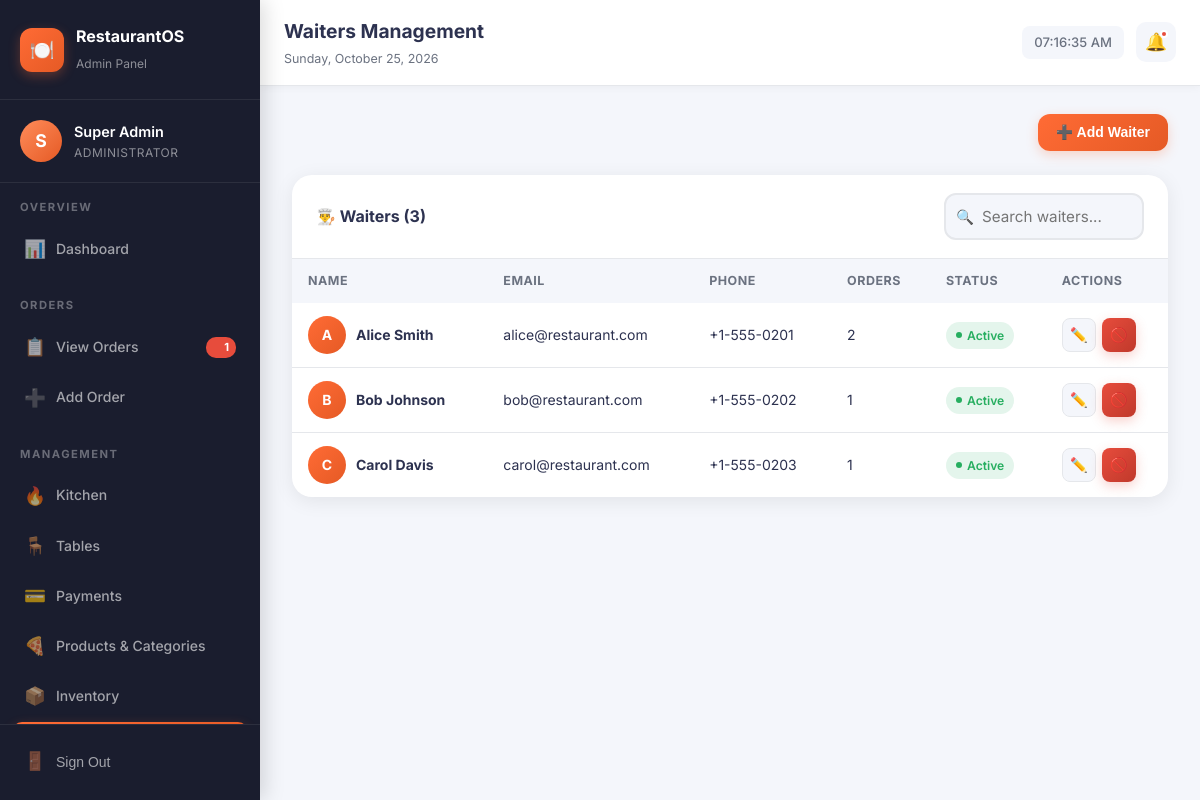
Page /public/admin/waiters (signed in) on the committed database.
### tables this page shows
CREATE TABLE IF NOT EXISTS waiter (
    waiter_id INT PRIMARY KEY AUTO_INCREMENT,
    waiter_name VARCHAR(100) NOT NULL,
    email VARCHAR(100) UNIQUE NOT NULL,
    phone_number VARCHAR(20),
    password VARCHAR(255) NOT NULL,
    avatar VARCHAR(255) DEFAULT NULL,
    status ENUM('active','inactive') DEFAULT 'active',
    created_at TIMESTAMP DEFAULT CURRENT_TIMESTAMP,
    updated_at TIMESTAMP DEFAULT CURRENT_TIMESTAMP ON UPDATE CURRENT_TIMESTAMP
);

### app/controllers/AdminController.php (called while the page is built, shortened)
<?php
require_once __DIR__ . '/../../config/database.php';
class AdminController {
    private $db;
    public function __construct() {
        $this->db = Database::getInstance();
    }
    public function waiters() {
        $waiters = $this->db->fetchAll("SELECT w.*, COUNT(o.order_id) as total_orders FROM waiter w LEFT JOIN `order` o ON w.waiter_id = o.waiter_id GROUP BY w.waiter_id ORDER BY w.waiter_name");
        require_once __DIR__ . '/../views/admin/waiters.php';
    }
}

### config/database.php (called while the page is built, shortened)
<?php
class Database {
    private static $instance = null;
    private $connection;
    private function __construct() {
        $this->connection = new mysqli(DB_HOST, DB_USER, DB_PASS, DB_NAME);
        $this->connection->set_charset('utf8mb4');
    }
    public static function getInstance() {
        if (self::$instance === null) {
            self::$instance = new self();
        }
        return self::$instance;
    }
    public function query($sql, $params = [], $types = '') {
        $stmt = $this->connection->prepare($sql);
        $stmt->execute();
        return $stmt;
    }
    public function fetchAll($sql, $params = [], $types = '') {
        $stmt = $this->query($sql, $params, $types);
        $result = $stmt->get_result();
        return $result->fetch_all(MYSQLI_ASSOC);
    }
}

### app/views/admin/waiters.php (the view, shortened to what this page needs)
<?php $page_title = 'Waiters Management'; require_once __DIR__ . '/../shared/admin_layout_start.php'; ?>
<div style="display:flex;justify-content:space-between;margin-bottom:24px" class="animate-in">
  <button class="btn btn-primary" onclick="openModal('add-waiter-modal')">➕ Add Waiter</button>
</div>
<div class="card animate-in-delay-1">
  <div class="card-header">
    <div class="card-title">👨‍🍳 Waiters (<?= count($waiters) ?>)</div>
    <div class="search-bar">
      <span class="search-icon">🔍</span>
      <input type="text" id="table-search" class="form-control no-icon" placeholder="Search waiters..." style="padding-left:36px;width:200px">
    </div>
  </div>
  <div class="table-wrap">
    <table>
      <thead><tr><th>Name</th><th>Email</th><th>Phone</th><th>Orders</th><th>Status</th><th>Actions</th></tr></thead>
      <tbody>
        <?php foreach ($waiters as $w): ?>
        <tr>
          <td>
            <div style="display:flex;align-items:center;gap:10px">
              <div style="width:38px;height:38px;border-radius:50%;background:linear-gradient(135deg,var(--primary),var(--primary-dark));color:#fff;display:flex;align-items:center;justify-content:center;font-weight:700"><?= strtoupper(substr($w['waiter_name'],0,1)) ?></div>
              <strong><?= htmlspecialchars($w['waiter_name']) ?></strong>
            </div>
          </td>
          <td><?= htmlspecialchars($w['email']) ?></td>
          <td><?= htmlspecialchars($w['phone_number'] ?? '—') ?></td>
          <td><?= $w['total_orders'] ?></td>
          <td><span class="badge badge-<?= $w['status'] ?>"><?= ucfirst($w['status']) ?></span></td>
          <td>
            <div style="display:flex;gap:6px">
              <button onclick="editWaiter(<?= $w['waiter_id'] ?>,'<?= addslashes($w['waiter_name']) ?>','<?= addslashes($w['email']) ?>','<?= addslashes($w['phone_number']??'') ?>','<?= $w['status'] ?>')" class="btn btn-secondary btn-sm btn-icon" data-tooltip="Edit">✏️</button>
              <?php if ($w['status'] === 'active'): ?>
              <form action="<?= BASE_URL ?>/admin/delete-waiter/<?= $w['waiter_id'] ?>" method="POST" style="display:inline">
                <button type="submit" class="btn btn-danger btn-sm btn-icon" data-confirm="Deactivate this waiter?" data-tooltip="Deactivate">🚫</button>
              </form>
              <?php endif; ?>
            </div>
          </td>
        </tr>
        <?php endforeach; ?>
      </tbody>
    </table>
  </div>
</div>
<?php require_once __DIR__ . '/../shared/admin_layout_end.php'; ?>

### public/css/style.css (style rules this page uses)
:root { --primary: #FF6B35; --primary-dark: #E55A25; --primary-light: #FF8C5A; --secondary: #2D3250; --secondary-light: #3D4570; --accent: #F7C59F; --success: #27AE60; --warning: #F39C12; --danger: #E74C3C; --info: #3498DB; --dark: #1A1D2E; --sidebar-width: 260px; --bg: #F4F6FB; --card-bg: #FFFFFF; --text-primary: #2D3250; --text-secondary: #6B7280; --border: #E5E7EB; --shadow: 0 4px 20px rgba(0,0,0,0.08); --shadow-lg: 0 10px 40px rgba(0,0,0,0.12); --radius: 12px; --radius-lg: 20px; --transition: all 0.3s cubic-bezier(0.4, 0, 0.2, 1); }
*, *::before, *::after { box-sizing: border-box; margin: 0; padding: 0; }
body { font-family: 'Inter', -apple-system, BlinkMacSystemFont, sans-serif; background: var(--bg); color: var(--text-primary); line-height: 1.6; overflow-x: hidden; }
.animate-in { animation: fadeInUp 0.5s ease both; }
.animate-in-delay-1 { animation: fadeInUp 0.5s ease 0.1s both; }
.form-control { width: 100%; padding: 12px 16px 12px 44px; border: 2px solid var(--border); border-radius: var(--radius); font-size: 0.95rem; color: var(--text-primary); background: var(--bg); transition: var(--transition); outline: none; font-family: inherit; }
.form-control.no-icon { padding-left: 16px; }
.card { background: var(--card-bg); border-radius: var(--radius-lg); box-shadow: var(--shadow); overflow: hidden; }
.card-header { padding: 18px 24px; border-bottom: 1px solid var(--border); display: flex; align-items: center; justify-content: space-between; gap: 12px; flex-wrap: wrap; }
.card-title { font-size: 1rem; font-weight: 700; color: var(--text-primary); display: flex; align-items: center; gap: 8px; }
.table-wrap { overflow-x: auto; -webkit-overflow-scrolling: touch; }
table { width: 100%; border-collapse: collapse; min-width: 500px; }
thead th { padding: 12px 16px; background: var(--bg); font-size: 0.78rem; font-weight: 700; text-transform: uppercase; letter-spacing: 0.5px; color: var(--text-secondary); text-align: left; white-space: nowrap; }
tbody tr { border-bottom: 1px solid var(--border); transition: background 0.2s; }
tbody td { padding: 13px 16px; font-size: 0.875rem; vertical-align: middle; }
tbody tr:last-child { border-bottom: none; }
.badge { display: inline-flex; align-items: center; gap: 5px; padding: 4px 10px; border-radius: 20px; font-size: 0.76rem; font-weight: 600; white-space: nowrap; flex-shrink: 0; }
.badge::before { content: ''; width: 6px; height: 6px; border-radius: 50%; flex-shrink: 0; }
.badge-active { background: rgba(39,174,96,0.12); color: var(--success); }
.badge-active::before { background: var(--success); }
.btn { display: inline-flex; align-items: center; justify-content: center; gap: 6px; padding: 9px 18px; border-radius: var(--radius); font-size: 0.875rem; font-weight: 600; cursor: pointer; transition: background 0.2s, box-shadow 0.2s, transform 0.15s; border: none; text-decoration: none; position: relative; overflow: hidden; isolation: isolate; white-space: nowrap; vertical-align: middle; line-height: 1.4; flex-shrink: 0; }
.btn-primary { background: linear-gradient(135deg, var(--primary), var(--primary-dark)); color: #fff; box-shadow: 0 4px 12px rgba(255,107,53,0.25); }
.btn-danger { background: linear-gradient(135deg, #E74C3C, #C0392B); color: #fff; box-shadow: 0 4px 12px rgba(231,76,60,0.25); }
.btn-secondary { background: var(--bg); color: var(--text-primary); border: 1.5px solid var(--border); }
.btn-sm { padding: 5px 12px; font-size: 0.8rem; border-radius: 8px; }
.btn-icon { width: 34px !important; height: 34px !important; min-width: 34px !important; min-height: 34px !important; max-width: 34px !important; max-height: 34px !important; padding: 0 !important; justify-content: center; border-radius: 8px; font-size: 0.9rem; line-height: 1; }
.search-bar { position: relative; }
.search-bar input { padding-left: 40px; }
.search-bar .search-icon { position: absolute; left: 12px; top: 50%; transform: translateY(-50%); color: var(--text-secondary); pointer-events: none; font-size: 0.9rem; }
[data-tooltip] { position: relative; }
[data-tooltip]::after { content: attr(data-tooltip); position: absolute; bottom: calc(100% + 6px); left: 50%; transform: translateX(-50%); background: var(--dark); color: #fff; font-size: 0.72rem; padding: 5px 10px; border-radius: 6px; white-space: nowrap; opacity: 0; pointer-events: none; transition: opacity 0.2s; z-index: 999; }

### rows in the picture
waiter: waiter_name "A", waiter_name "Alice Smith", email "alice@restaurant.com", phone_number "+1-555-0201", total_orders "2", status "Active"
waiter: waiter_name "B", waiter_name "Bob Johnson", email "bob@restaurant.com", phone_number "+1-555-0202", total_orders "1", status "Active"
waiter: waiter_name "C", waiter_name "Carol Davis", email "carol@restaurant.com", phone_number "+1-555-0203", total_orders "1", status "Active"

### other values in the picture
$initials "S"
$admin_name "Super Admin"
$pending_orders "1"
$page_title "Waiters Management"
count($waiters) "3"
